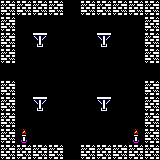

This is a level from a 2D game, rendered from its Tiled map with the project's own tilesets. A one-line summary and the complete map file follow:
An orthogonal 10x10 tile map with 16x16 px tiles, 2 tile layers (Graph, Spawn) and 3 objects.

<map version="1.10" tiledversion="1.10.2" orientation="orthogonal" renderorder="left-up" width="10" height="10" tilewidth="16" tileheight="16" infinite="0" nextlayerid="5" nextobjectid="4">
 <tileset firstgid="1" source="jeu-lynx.tsx" />
 <layer id="1" name="Graph" width="10" height="10">
  <data encoding="csv">
644,644,644,644,1,644,644,644,644,644,
644,1,1,1,1,1,1,1,1,644,
644,1,646,1,1,1,646,1,1,644,
644,1,1,1,1,1,1,1,1,644,
1,1,1,1,1,1,1,1,1,1,
644,1,1,1,1,1,1,1,1,644,
644,1,646,1,1,1,646,1,1,644,
644,1,1,1,1,1,1,1,1,644,
644,739,1,1,1,1,1,1,739,644,
644,644,644,644,1,644,644,644,644,644
</data>
 </layer>
 <objectgroup id="4" name="Texte">
  <object id="3" x="38.777" y="48.2326" width="74.8539" height="22.1615">
   <text fontfamily="Sans Serif" pixelsize="8" wrap="1" color="#ff0000" italic="1">Vos pas r@sonnent</text>
  </object>
 </objectgroup>
 <layer id="2" name="Spawn" width="10" height="10">
  <data encoding="csv">
0,0,0,0,0,0,0,0,0,0,
0,0,0,0,0,0,0,0,0,0,
0,0,0,0,0,0,0,0,0,0,
0,0,0,0,0,0,0,0,0,0,
0,0,0,0,0,0,0,0,0,0,
0,0,0,0,0,0,0,0,0,0,
0,0,0,0,0,0,0,0,0,0,
0,0,0,0,0,0,0,0,0,0,
0,0,0,0,0,0,0,0,0,0,
0,0,0,0,0,0,0,0,0,0
</data>
 </layer>
 <objectgroup id="3" name="Liaisons">
  <object id="1" x="63.7178" y="2.37004" width="16.6858" height="10.4306">
   <text fontfamily="Sans Serif" pixelsize="8" wrap="1" color="#aa00ff" halign="center" valign="center">E21</text>
  </object>
  <object id="2" x="62.7673" y="131.38" width="16.6858" height="10.4306">
   <text fontfamily="Sans Serif" pixelsize="8" wrap="1" color="#aa00ff" halign="center" valign="center">S21</text>
  </object>
 </objectgroup>
</map>